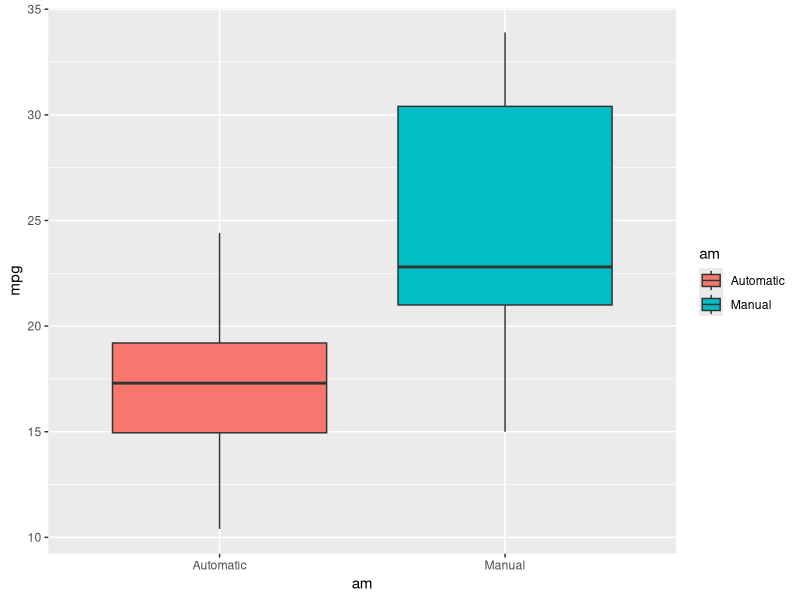
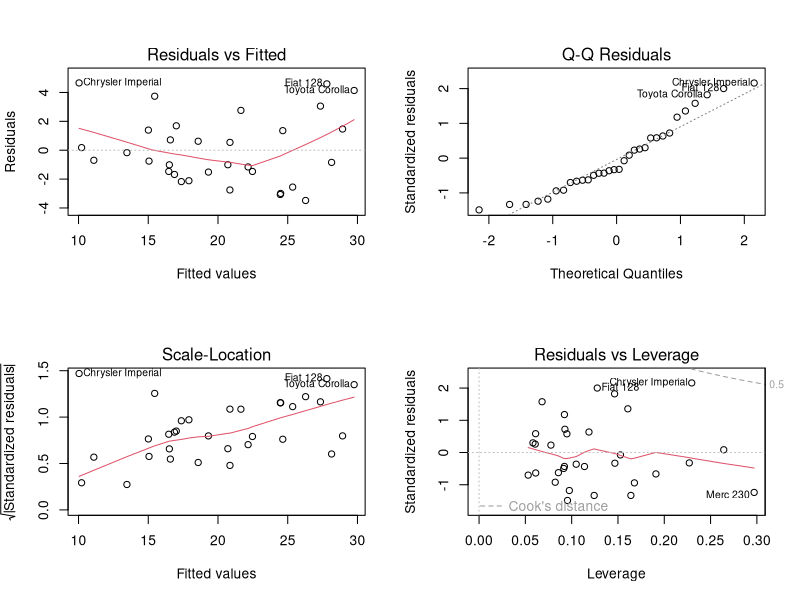

Recreate these plots in R, in order.
## ---- chunk 1
library(ggplot2)
data(mtcars)

mtcars$cyl <- as.factor(mtcars$cyl)
mtcars$vs <- as.factor(mtcars$vs)
mtcars$am <- factor(mtcars$am)
mtcars$gear <- factor(mtcars$gear)
mtcars$carb <- factor(mtcars$carb)

levels(mtcars$am) <- c("Automatic", "Manual"); 
## ---- chunk 2
mpgamModel <-lm(mpg~am, data = mtcars)
summary(mpgamModel)
## ---- chunk 3
fullModel <-lm(mpg~., data = mtcars)
summary(fullModel)
## ---- chunk 4
stepModel <-step(fullModel,direction="backward", k=log(nrow(mtcars)))
summary(stepModel)
## ---- chunk 5
model2<-lm(mpg ~ wt + qsec + am, data = mtcars)
summary(model2)
## ---- chunk 6
anova(mpgamModel,stepModel)
## ---- chunk 7
summary(model2)
## ---- chunk 8
ggplot(data=mtcars, aes(x=am, y=mpg, fill=am)) + geom_boxplot()
## ---- chunk 9
mpgamModel <-lm(mpg~am, data = mtcars)
summary(mpgamModel)
## ---- chunk 10
stepModel <-step(fullModel,direction="backward", k=log(nrow(mtcars)))
summary(stepModel)
## ---- chunk 11
model2<-lm(mpg ~ wt + qsec + am, data = mtcars)
summary(model2)
## ---- chunk 12
anova(mpgamModel,stepModel)
## ---- chunk 13
summary(model2)
## ---- chunk 14
par(mfrow = c(2,2))
plot(model2)
